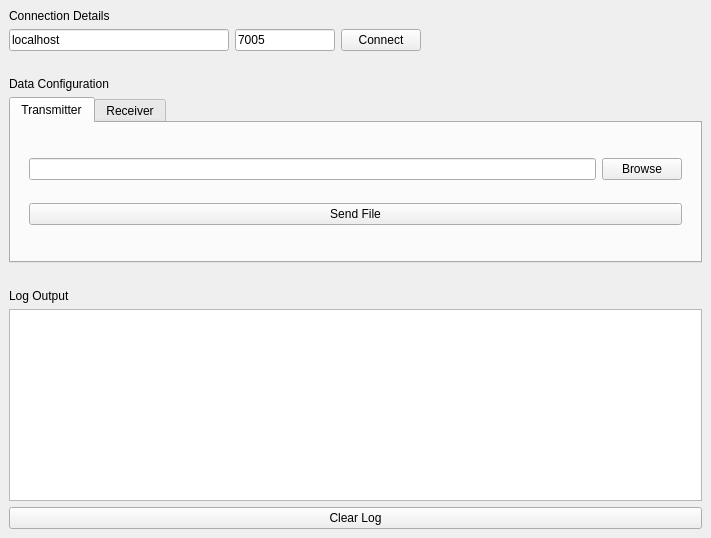
<?xml version="1.0" encoding="UTF-8"?>
<ui version="4.0">
 <class>Transmitter</class>
 <widget class="QMainWindow" name="Transmitter">
  <property name="enabled">
   <bool>true</bool>
  </property>
  <property name="geometry">
   <rect>
    <x>0</x>
    <y>0</y>
    <width>711</width>
    <height>538</height>
   </rect>
  </property>
  <property name="windowTitle">
   <string/>
  </property>
  <property name="animated">
   <bool>true</bool>
  </property>
  <property name="documentMode">
   <bool>false</bool>
  </property>
  <widget class="QWidget" name="centralwidget">
   <layout class="QGridLayout" name="gridLayout_2">
    <item row="0" column="0">
     <layout class="QVBoxLayout" name="verticalLayout">
      <item>
       <widget class="QLabel" name="label">
        <property name="text">
         <string>Connection Details</string>
        </property>
       </widget>
      </item>
      <item>
       <layout class="QHBoxLayout" name="connectionBox">
        <item>
         <widget class="QLineEdit" name="addressInput">
          <property name="minimumSize">
           <size>
            <width>100</width>
            <height>0</height>
           </size>
          </property>
          <property name="maximumSize">
           <size>
            <width>220</width>
            <height>16777215</height>
           </size>
          </property>
          <property name="text">
           <string>localhost</string>
          </property>
          <property name="maxLength">
           <number>45</number>
          </property>
          <property name="placeholderText">
           <string>Address</string>
          </property>
         </widget>
        </item>
        <item>
         <widget class="QLineEdit" name="portInput">
          <property name="minimumSize">
           <size>
            <width>50</width>
            <height>0</height>
           </size>
          </property>
          <property name="maximumSize">
           <size>
            <width>100</width>
            <height>16777215</height>
           </size>
          </property>
          <property name="text">
           <string>7005</string>
          </property>
          <property name="maxLength">
           <number>10</number>
          </property>
          <property name="placeholderText">
           <string>Port</string>
          </property>
         </widget>
        </item>
        <item>
         <widget class="QPushButton" name="connectBtn">
          <property name="enabled">
           <bool>true</bool>
          </property>
          <property name="maximumSize">
           <size>
            <width>100</width>
            <height>16777215</height>
           </size>
          </property>
          <property name="text">
           <string>Connect</string>
          </property>
         </widget>
        </item>
        <item>
         <spacer name="horizontalSpacer">
          <property name="orientation">
           <enum>Qt::Horizontal</enum>
          </property>
          <property name="sizeHint" stdset="0">
           <size>
            <width>40</width>
            <height>20</height>
           </size>
          </property>
         </spacer>
        </item>
       </layout>
      </item>
      <item>
       <spacer name="horizontalSpacer_4">
        <property name="orientation">
         <enum>Qt::Horizontal</enum>
        </property>
        <property name="sizeHint" stdset="0">
         <size>
          <width>40</width>
          <height>20</height>
         </size>
        </property>
       </spacer>
      </item>
      <item>
       <widget class="QLabel" name="label_2">
        <property name="text">
         <string>Data Configuration</string>
        </property>
       </widget>
      </item>
      <item>
       <widget class="QTabWidget" name="modeTabWidget">
        <property name="minimumSize">
         <size>
          <width>0</width>
          <height>130</height>
         </size>
        </property>
        <property name="baseSize">
         <size>
          <width>0</width>
          <height>100</height>
         </size>
        </property>
        <property name="tabShape">
         <enum>QTabWidget::Rounded</enum>
        </property>
        <property name="currentIndex">
         <number>0</number>
        </property>
        <property name="tabsClosable">
         <bool>false</bool>
        </property>
        <property name="tabBarAutoHide">
         <bool>false</bool>
        </property>
        <widget class="QWidget" name="transmitTab">
         <property name="minimumSize">
          <size>
           <width>0</width>
           <height>0</height>
          </size>
         </property>
         <attribute name="title">
          <string>Transmitter</string>
         </attribute>
         <layout class="QVBoxLayout" name="verticalLayout_2">
          <item>
           <widget class="QWidget" name="verticalWidget" native="true">
            <property name="minimumSize">
             <size>
              <width>0</width>
              <height>100</height>
             </size>
            </property>
            <layout class="QVBoxLayout" name="verticalLayout_3">
             <item>
              <layout class="QHBoxLayout" name="horizontalLayout">
               <item>
                <widget class="QLineEdit" name="fileLocationInput">
                 <property name="minimumSize">
                  <size>
                   <width>0</width>
                   <height>20</height>
                  </size>
                 </property>
                </widget>
               </item>
               <item>
                <widget class="QPushButton" name="fileLocationBtn">
                 <property name="text">
                  <string>Browse</string>
                 </property>
                </widget>
               </item>
              </layout>
             </item>
             <item>
              <widget class="QPushButton" name="sendBtn">
               <property name="text">
                <string>Send File</string>
               </property>
              </widget>
             </item>
            </layout>
           </widget>
          </item>
         </layout>
        </widget>
        <widget class="QWidget" name="receiveTab">
         <attribute name="title">
          <string>Receiver</string>
         </attribute>
        </widget>
       </widget>
      </item>
      <item>
       <spacer name="horizontalSpacer_3">
        <property name="orientation">
         <enum>Qt::Horizontal</enum>
        </property>
        <property name="sizeHint" stdset="0">
         <size>
          <width>40</width>
          <height>20</height>
         </size>
        </property>
       </spacer>
      </item>
      <item>
       <widget class="QLabel" name="logOutputLabel">
        <property name="text">
         <string>Log Output</string>
        </property>
       </widget>
      </item>
      <item>
       <widget class="QListWidget" name="logOutput"/>
      </item>
      <item>
       <widget class="QPushButton" name="clearLogBtn">
        <property name="text">
         <string>Clear Log</string>
        </property>
       </widget>
      </item>
     </layout>
    </item>
   </layout>
  </widget>
  <widget class="QMenuBar" name="menubar">
   <property name="geometry">
    <rect>
     <x>0</x>
     <y>0</y>
     <width>711</width>
     <height>22</height>
    </rect>
   </property>
  </widget>
 </widget>
 <resources/>
 <connections/>
</ui>
